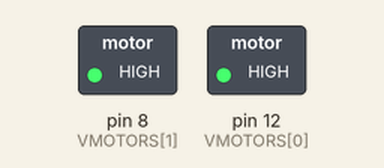
This sketch was run on a simulated Arduino Uno, built with avr-gcc and run on an emulated ATmega328P. Parts: switched loads named in the sketch (green lamp = pin HIGH). Dashed ring = blinking. What the sketch prints to the serial monitor is not drawn.

Above: at 0.3 s.
Timing chart, 0 to 4.9 s (numbered marks = the images above):
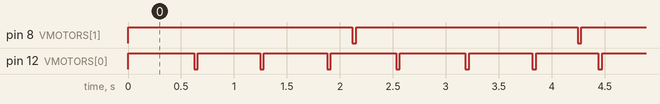

The sketch:

sonar_simple_timer_example.ino
```cpp
/*
 *  Sonar Simple Timer Example
 *
 *  Ken Frederick
 *  ken.frederick@gmx.de
 *
 *  http://cargocollective.com/kenfrederick/
 *  http://kenfrederick.blogspot.com/
 *
 *  This is a simple example of how the
 *  a single Timer works
 *
 *  |-----|-----|-----|-----|
 *  |     |     |     |     |
 *  tick  tick  tick  tick  tick
 *
 *  the interval stays the same
 *
 */


//------------------------------------------------------------------------
//  Includes
//------------------------------------------------------------------------
#include "Timer.h"


//------------------------------------------------------------------------
//  Properties
//------------------------------------------------------------------------
// the output pins for the motors
int VMOTORS[2] = { 12,8 };

// the timer intervals
float INTERVALS[2] = { 600, 2100 };

// the timer (should match the number of motors)
Timer timer[2];


//------------------------------------------------------------------------
//  Methods
//------------------------------------------------------------------------
void setup() {
  Serial.begin(9600);

  for( int i=0; i<2; i++) {
    /*
     *  setup output pins for vibration motors
     */
    pinMode(VMOTORS[i], OUTPUT);


    /*
     *  setup timer
     */
  //  float interval[2] = { 2000, 500 };
    timer[i].setFreq( INTERVALS[i] );
  }


}

//------------------------------------------------------------------------
void loop() {

  for( int i=0; i<2; i++) {

     /*
      *  this configuration will turn on
      *  the motor for exactly 1 "frame"
      *  and keep the motor OFF for the
      *  length set in the interval
      */
//    if( timer[i].getTrigger() ) {
//      digitalWrite(VMOTORS[i], HIGH);
//    }
//    else {
//      digitalWrite(VMOTORS[i], LOW);
//    }


     /*
      *  this configuration will turn off
      *  the motor for exactly 1 "frame"
      *  and keep the motor ON for the
      *  length set in the interval
      */
    if( !timer[i].getTrigger() ) {
      digitalWrite(VMOTORS[i], HIGH);
    }
    else {
      digitalWrite(VMOTORS[i], LOW);
    }


  }


}
```

Timer.h
```cpp
/*
 *  Timer
 *
 *  Ken Frederick
 *  ken.frederick@gmx.de
 *
 *  http://cargocollective.com/kenfrederick/
 *  http://kenfrederick.blogspot.com/
 *
 *  simple timer for Arduino
 *
 */


//-----------------------------------------------------------------------------
//  includes
//-----------------------------------------------------------------------------
#include "Arduino.h"
// use: Wprogram.h for Arduino versions prior to 1.0


#ifndef _TIMER
#define _TIMER


class Timer {
private:
  //-----------------------------------------------------------------------------
  //  properties
  //-----------------------------------------------------------------------------
  float startTime;
  float freq;

  bool trigger;
  bool firstCall;


public:
  //-----------------------------------------------------------------------------
  //  constructor
  //-----------------------------------------------------------------------------
  Timer();


  //-----------------------------------------------------------------------------
  //  methods
  //-----------------------------------------------------------------------------
  void start();
  void stop();


  //-----------------------------------------------------------------------------
  //  sets
  //-----------------------------------------------------------------------------
  void setFreq(float _freq);


  //-----------------------------------------------------------------------------
  //  gets
  //-----------------------------------------------------------------------------
  bool getTrigger();

};


//-----------------------------------------------------------------------------
//  constructor
//-----------------------------------------------------------------------------
Timer::Timer() {
  firstCall = true;
}


//-----------------------------------------------------------------------------
//  methods
//-----------------------------------------------------------------------------
void Timer::start() {
  startTime = millis();
  firstCall = false;
}

void Timer::stop() {
  firstCall = true;
}


//-----------------------------------------------------------------------------
//  sets
//-----------------------------------------------------------------------------
void Timer::setFreq(float _freq) {
  freq = _freq;
}


//-----------------------------------------------------------------------------
//  gets
//-----------------------------------------------------------------------------
bool Timer::getTrigger() {
  if(firstCall) start();

  Serial.print( (millis() - startTime) );
  Serial.print( " < " );
  Serial.println( freq );

  if( (millis() - startTime) < freq ) {
    return false;
  }
  else {
    stop();
    return true;
  }

}


#endif
```

Measured:
- by itself, pin 8 (VMOTORS[1]): alternates HIGH for 2.1 s and LOW for 0.03 s
- by itself, pin 12 (VMOTORS[0]): alternates HIGH for 0.60 s and LOW for 0.04 s
- by itself, everything shown: repeats every 6.4 s, in 20 steps
